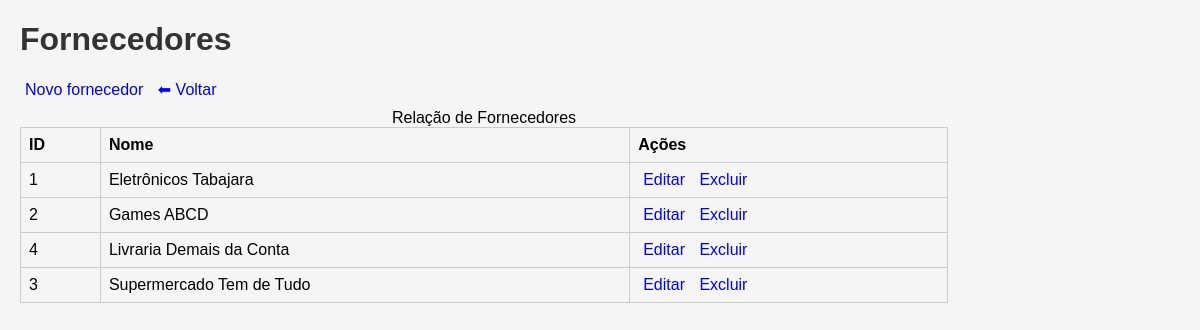
The app's page /fornecedores/lista.php with its own data.
### tables this page shows
CREATE TABLE `fornecedores` (
  `id` int(11) NOT NULL,
  `nome` varchar(100) NOT NULL
);

### src/fornecedor_crud.php (called while the page is built, shortened)
<?php
function buscarFornecedores($conexao){
    $sql = "SELECT * FROM fornecedores ORDER BY nome";
    $consulta = $conexao->query($sql);
    return $consulta->fetchAll();
}
?>

### fornecedores/lista.php (the view, shortened to what this page needs)
<?php
require_once "../src/fornecedor_crud.php";
$fornecedores = buscarFornecedores($conexao);
?>
<!DOCTYPE html>
<html lang="pt-BR">
<head>
    <link rel="stylesheet" href="../css/estilo.css">
</head>
<body>
    <h1>Fornecedores</h1>
    <a href="inserir.php"> Novo fornecedor </a>
    <a href="../index.php"> ⬅ Voltar </a>
    <table>
        <caption> Relação de Fornecedores </caption>
        <tr>
            <td> <strong> ID </strong>  </td>
            <td> <strong> Nome </strong> </td>
            <td> <strong> Ações </strong> </td>
        </tr>
    <?php foreach ($fornecedores as $fornecedor) {  ?>
        <tr>
            <td> <?=$fornecedor['id']?> </td>
            <td> <?=$fornecedor['nome']?> </td>
            <td>
                <a href="editar.php?id=<?=$fornecedor['id']?>">Editar</a>
                <a class="excluir" href="excluir.php?id=<?=$fornecedor['id']?>">Excluir</a>
            </td>
        </tr>
    <?php }  ?>
    </table>
</body>
</html>

### css/estilo.css (style rules this page uses)
body { font-family: Arial, Helvetica, sans-serif; margin: 20px; background-color: whitesmoke; }
h1, h2 { color: #333; }
a { text-decoration: none; margin: 5px; color: blue; }
table { width: 80%; margin-top: 10px; border-collapse: collapse; }
th, td { border: 1px solid #ccc; padding: 8px; }

### records on screen
fornecedores: id "1", nome "Eletrônicos Tabajara"
fornecedores: id "2", nome "Games ABCD"
fornecedores: id "4", nome "Livraria Demais da Conta"
fornecedores: id "3", nome "Supermercado Tem de Tudo"
